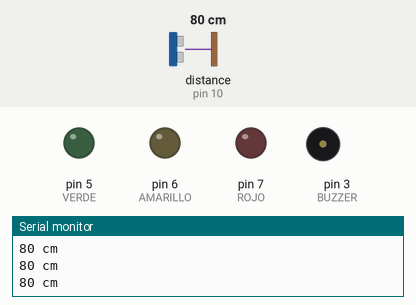
Bench run of a sketch on a simulated Arduino Uno, built with avr-gcc and run on an emulated ATmega328P. Parts: output pins drawn as LEDs (lit = HIGH), buzzer (waves = sounding), the last lines printed to the serial monitor. Wiring (inferred from the names in the program): ultrasonic range finder: trigger pin 9; echo pin 10. Inputs (shaded band) come from the test bench; at power-on: distance to the obstacle (sensor on pin 10) 80 cm. The echo pulse lasts 58.3 µs per cm; pins used as bus, display or sensor lines are not drawn.

Above: at 1.2 s.
1.3 s: distance to the obstacle (sensor on pin 10) set to 55 cm
2.8 s: distance to the obstacle (sensor on pin 10) set to 45 cm
At 3.08 s:
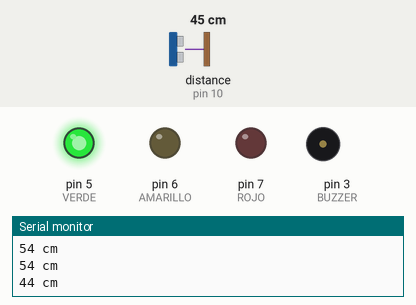
5.8 s: distance to the obstacle (sensor on pin 10) set to 28 cm
At 6.06 s:
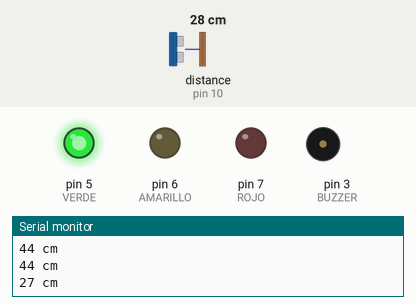
8.8 s: distance to the obstacle (sensor on pin 10) set to 23 cm
At 9.02 s:
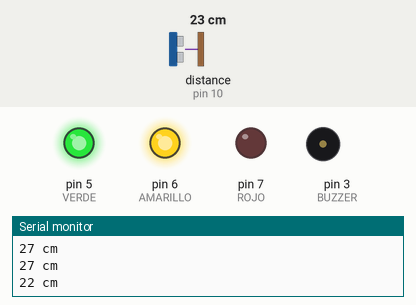
11.8 s: distance to the obstacle (sensor on pin 10) set to 12 cm
14.8 s: distance to the obstacle (sensor on pin 10) set to 9 cm
At 15.7 s:
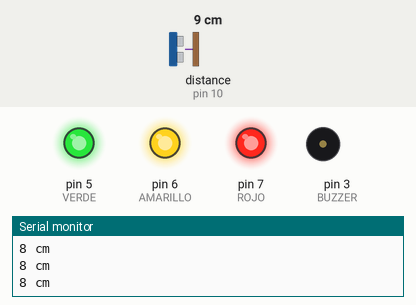
Timing chart, 0 to 18.8 s (numbered marks = the images above; inputs shaded):
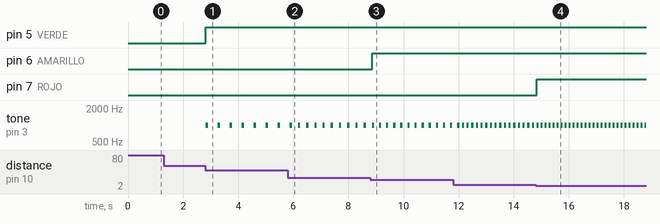

Measured:
- the behaviour switches between 51 and 50 cm on distance to the obstacle (sensor on pin 10) (found by bisection; images 0 and 1)
- the behaviour switches between 26 and 25 cm on distance to the obstacle (sensor on pin 10) (found by bisection; images 2 and 3)
- after the input at 2.8 s, pin 5 (VERDE): LOW → HIGH at once; tone on pin 3 (BUZZER): alternates 1000 Hz for 0.08 s and silent for 0.36 s, starting at once
- after the input at 5.8 s, tone on pin 3 (BUZZER): alternates 1000 Hz for 0.08 s and silent for 0.22 s, starting after 0.37 s
- after the input at 8.8 s, pin 6 (AMARILLO): LOW → HIGH after 0.06 s
- after the input at 11.8 s, tone on pin 3 (BUZZER): alternates 1000 Hz for 0.08 s and silent for 0.09 s, starting after 0.32 s
- after the input at 14.8 s, pin 7 (ROJO): LOW → HIGH at once

The sketch:

estacionamiento.ino
```cpp
// Sensor de estacionamiento: mientras más cerca, más rápido suena y más luces.
const int TRIG = 9, ECHO = 10;
const int VERDE = 5, AMARILLO = 6, ROJO = 7;
const int BUZZER = 3;

long medirCm() {
  digitalWrite(TRIG, LOW);
  delayMicroseconds(2);
  digitalWrite(TRIG, HIGH);
  delayMicroseconds(10);
  digitalWrite(TRIG, LOW);
  long us = pulseIn(ECHO, HIGH, 30000);
  if (us == 0) return 400;      // sin eco: nada cerca
  return us / 58;
}

void setup() {
  pinMode(TRIG, OUTPUT);
  pinMode(ECHO, INPUT);
  pinMode(VERDE, OUTPUT);
  pinMode(AMARILLO, OUTPUT);
  pinMode(ROJO, OUTPUT);
  Serial.begin(9600);
}

void loop() {
  long cm = medirCm();
  Serial.print(cm);
  Serial.println(" cm");

  digitalWrite(VERDE, cm < 50 ? HIGH : LOW);
  digitalWrite(AMARILLO, cm < 25 ? HIGH : LOW);
  digitalWrite(ROJO, cm < 10 ? HIGH : LOW);

  if (cm >= 50) {               // lejos: silencio
    delay(100);
    return;
  }
  tone(BUZZER, 1000);
  delay(80);
  noTone(BUZZER);
  delay(cm * 8);                // más cerca = pitidos más seguidos
}
```
